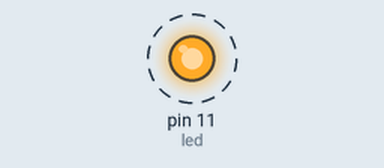
Bench run of a sketch on a simulated Arduino Uno, built with avr-gcc and run on an emulated ATmega328P. Parts: output pins drawn as LEDs (lit = HIGH). Dashed ring = blinking.

Above: at 0.05 s.
Timing chart, 0 to 5.8 s (numbered marks = the images above):
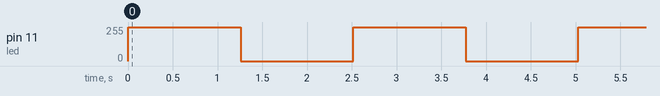

The sketch:

blink_2_trans.ino
```cpp
/*
  Blink FSM

  Accensione e spegnimanto di un LED utilizzando
  una FSM  con 4 stati, statici e di transizione.

Costrutto switch basato su un enum:

 */

// Dichiarazione variabili
int led = 11; // PWM
int pausa = 1000;  // Variabile richiambile nel corso dell'esecuzione
byte lum = 255 ;

void setup() {
    // Inizializziamo il PIN 13 come OUTPUT
    pinMode(led, OUTPUT);
}

enum fsm_stati: byte { // Stati della FMS, explicit type cast
    on,     // Statico
    to_off, // Transizione
    off,
    to_on
} stato ; // denominazione di una variabile


void loop() {
    switch (stato) {
    case on :
	// Operativa: Machine
        digitalWrite(led, HIGH);  // Mette il PIN del LED in stato acceso
        delay(pausa);

	// Stati
        stato = to_off ; // Setta il prossimo state
        // lum = 255;
        break;

    case to_off :
        while (lum > 0) {
            lum-- ;
            analogWrite(led, lum);  // Mette il PIN del LED in stato acceso
            delay(1);
        }

        stato = off ; // Setta il prossimo state
        break;

    case off:
        digitalWrite(led, LOW);   // Mette il PIN del LED in stato spento
        delay(pausa);

        stato = to_on ;
        // lum = 0;
        break;

    case to_on :
        while (lum < 255) {
            lum++ ;
            analogWrite(led, lum);  // Mette il PIN del LED in stato acceso
            delay(1);
        }

        stato = on ; // Setta il prossimo state
        break;

    default: // Opzionale, quando non si verificano altre condizioni
        break;
    }
}

/* Domande:

 1.Cosa comporta l'uso della funzione delay?
 2.Come si puo' modificare lo sketch per poter eseguire piu' conpiti contemporaneamente?

Esercizi successivi:
- Creare una FSM con un LED RGB avente due stati Red e Green, una transizione yellow tra i due.
- Creare una FSM in cui il passaggio di stato e' causato da un evento esterno, es la pressione di un bottone.
- Creare una FSM per la gestione di un semaforo
	(esempio disponibile in sketchbook_andrea/advanced_projects/state_machine )
 .
 .
 .
 .
 .
 .
 .
 .
 .
 .
 .
 .
 .
 .
 .
 .
 .
 .
 .
 .
 Soluzioni:

 1.Delay rende il codice blocking, null'altro puo' essere eseguito durante i delay
 2.Si potrebbe utilizzare millis(), vedi esercizi multitasking
   oppure: https://www.sparkfun.com/news/1801
*/
```

Measured:
- by itself, pin 11 (led): alternates 255/255 for 1.3 s and 0/255 for 1.3 s
